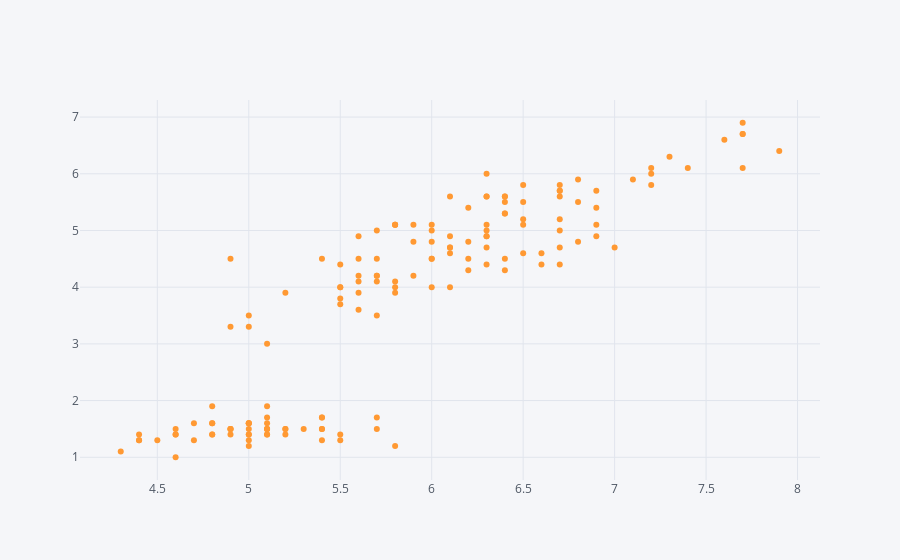

The code cell stored with this chart in its notebook:
### Code cell
df.iplot(x="SepalLengthCm",y="PetalLengthCm", mode="markers",size=6)
# markers - create dots for you

### Figure 1 — Plotly figure (JSON) as saved in the notebook; plotly's stock layout.template omitted (floating-point values rounded to 4 significant figures; data arrays with more than 128 entries replaced by an {"elided": "..."} marker saying what was removed)
{"data": [{"line": {"color": "rgba(255, 153, 51, 1.0)", "dash": "solid", "shape": "linear", "width": 1.3}, "marker": {"size": 6, "symbol": "circle"}, "mode": "markers", "name": "PetalLengthCm", "text": "", "type": "scatter", "x": {"elided": "150 float values"}, "y": {"elided": "150 float values"}}], "layout": {"legend": {"bgcolor": "#F5F6F9", "font": {"color": "#4D5663"}}, "paper_bgcolor": "#F5F6F9", "plot_bgcolor": "#F5F6F9", "title": {"font": {"color": "#4D5663"}}, "xaxis": {"gridcolor": "#E1E5ED", "showgrid": true, "tickfont": {"color": "#4D5663"}, "title": {"font": {"color": "#4D5663"}, "text": ""}, "zerolinecolor": "#E1E5ED"}, "yaxis": {"gridcolor": "#E1E5ED", "showgrid": true, "tickfont": {"color": "#4D5663"}, "title": {"font": {"color": "#4D5663"}, "text": ""}, "zerolinecolor": "#E1E5ED"}}}
